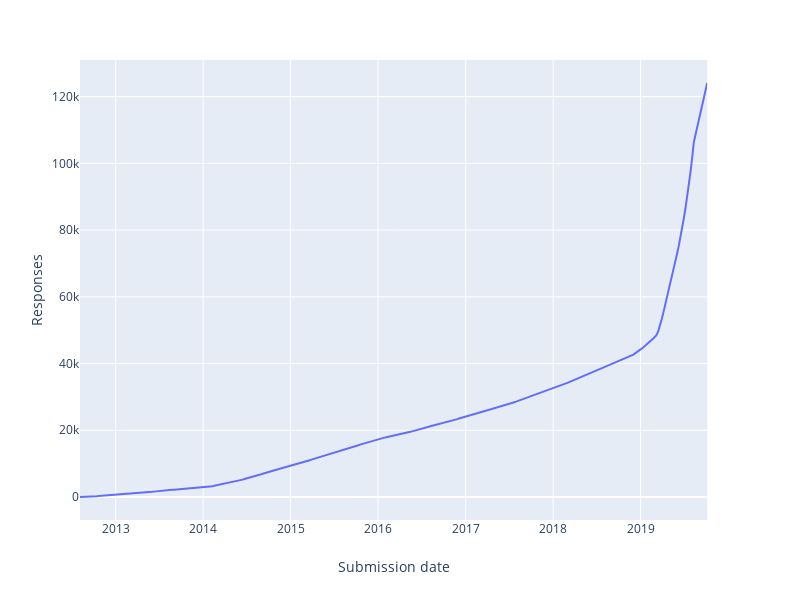

The notebook cell saved with this chart:
### Code cell
fig = px.line(
    weekly_answers,
    x="submissiondate",
    y="cumulative_answers",
    width=800,
)

fig.update_xaxes(title_text="Submission date")
fig.update_yaxes(title_text="Responses")

fig_path = os.path.join(PROJ_ROOT + "/reports/figures/" + "0.3-01-answers_growth")

pio.write_html(fig, fig_path + ".html", include_plotlyjs="cdn")
pio.write_image(fig, fig_path + ".svg")

fig.show()

### Figure 1 — Plotly figure (JSON) as saved in the notebook; plotly's stock layout.template omitted (floating-point values rounded to 4 significant figures; data arrays with more than 128 entries replaced by an {"elided": "..."} marker saying what was removed)
{"data": [{"hoverlabel": {"namelength": 0}, "hovertemplate": "submissiondate=%{x}<br>cumulative_answers=%{y}", "legendgroup": "", "line": {"color": "#636efa", "dash": "solid"}, "mode": "lines", "name": "", "showlegend": false, "type": "scatter", "x": {"elided": "375 str values"}, "xaxis": "x", "y": {"elided": "375 int values"}, "yaxis": "y"}], "layout": {"height": 600, "legend": {"tracegroupgap": 0}, "margin": {"t": 60}, "width": 800, "xaxis": {"anchor": "y", "autorange": true, "domain": [0, 0.98], "range": ["2012-08-05", "2019-10-06"], "title": {"text": "Submission date"}, "type": "date"}, "yaxis": {"anchor": "x", "autorange": true, "domain": [0, 1], "range": [-6893.0, 131000.0], "title": {"text": "Responses"}, "type": "linear"}}}
